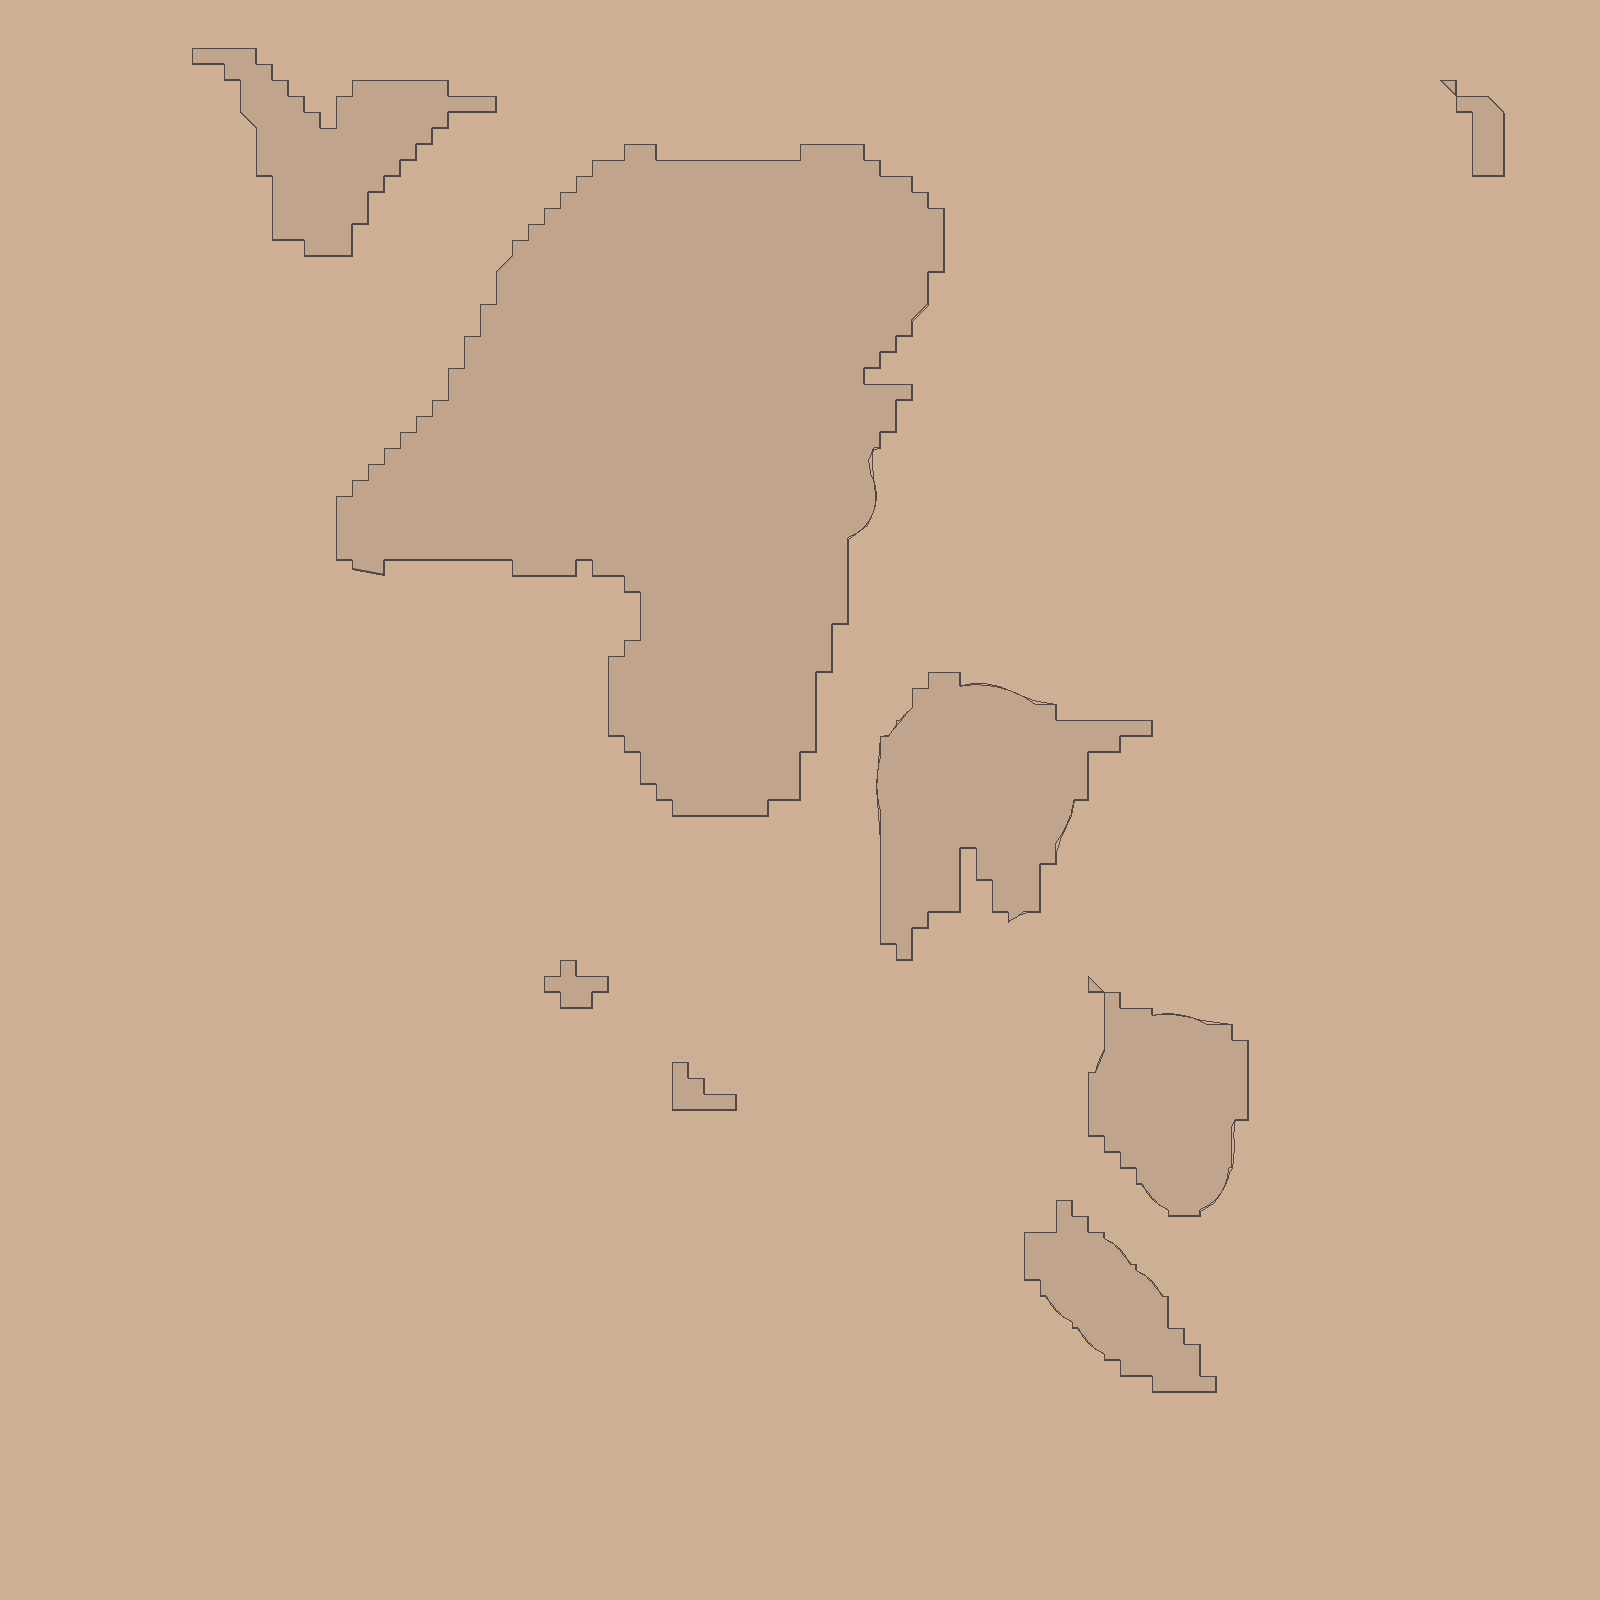

Tiled map render using the project's own tile images. Description and the whole map definition, tile-layer contents included, below:
An orthogonal 10x10 tile map with 160x160 px tiles, 1 tile layer (Tile Layer 1) and 1 object.

<map version="1.0" orientation="orthogonal" renderorder="right-down" width="10" height="10" tilewidth="160" tileheight="160" nextobjectid="10">
 <tileset firstgid="1" name="map-large" tilewidth="160" tileheight="160" tilecount="100">
  <image source="../map-large.png" width="1600" height="1600" />
 </tileset>
 <layer name="Tile Layer 1" width="10" height="10">
  <data encoding="csv">
1,2,3,4,5,6,7,8,9,10,
11,12,13,14,15,16,17,18,19,20,
21,22,23,24,25,26,27,28,29,30,
31,32,33,34,35,36,37,38,39,40,
41,42,43,44,45,46,47,48,49,50,
51,52,53,54,55,56,57,58,59,60,
61,62,63,64,65,66,67,68,69,70,
71,72,73,74,75,76,77,78,79,80,
81,82,83,84,85,86,87,88,89,90,
91,92,93,94,95,96,97,98,99,100
</data>
 </layer>
 <objectgroup name="Object Layer 1">
  <object id="8" x="328.633" y="505.212">
   <polyline points="0,0 1.22624,56.4071 25.7511,69.8958 55.1809,77.2532 89.5156,63.7646 161.864,66.217 193.746,84.6107 248.927,84.6107 288.167,95.6468 288.167,125.077 266.094,141.018 266.094,192.52 268.547,236.665 294.298,278.357 348.253,340.895 414.47,338.443 467.198,323.728 505.212,244.022 548.13,77.2532 597.18,-127.529 616.8,-220.723 625.383,-304.108 521.153,-402.207 280.809,-370.325 172.9,-289.393 69.8958,-121.398 0.0357961,-0.0449701" />
  </object>
 </objectgroup>
</map>
